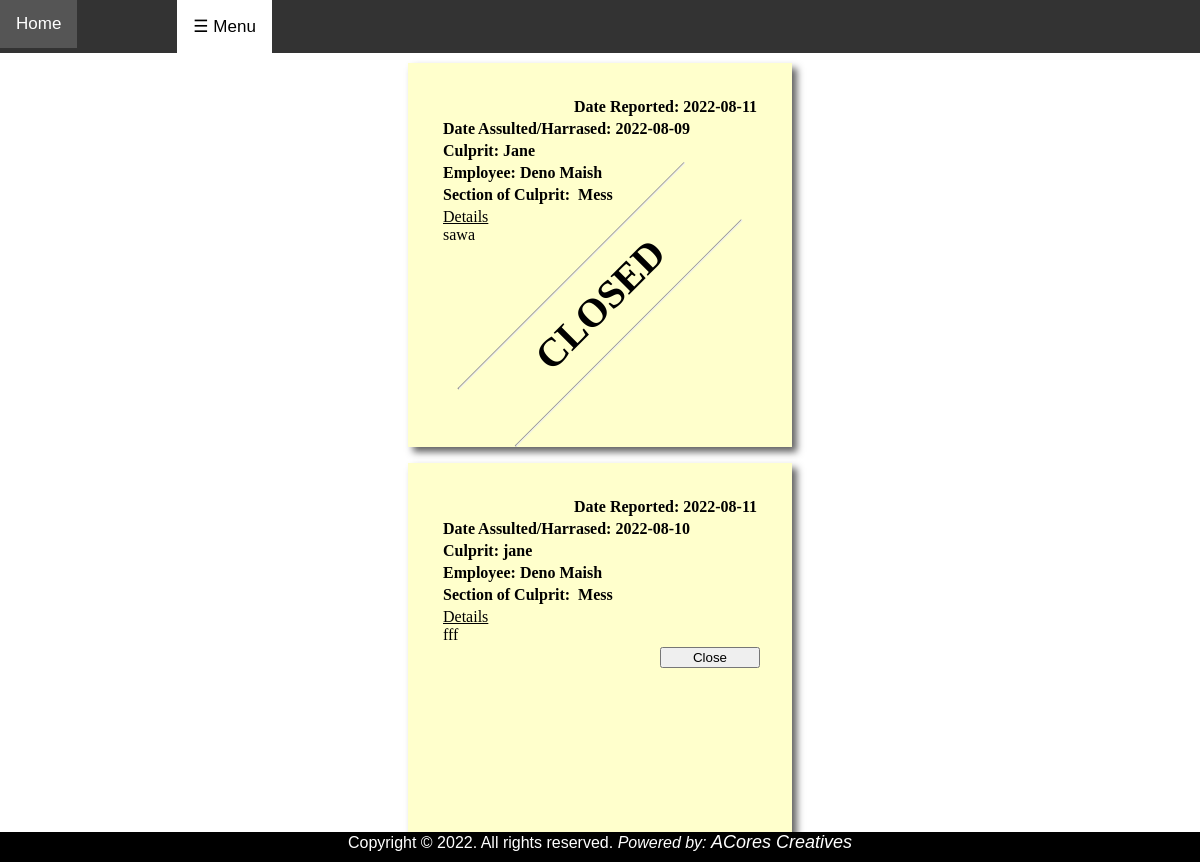
The app's page /admin/complains.php, older data.
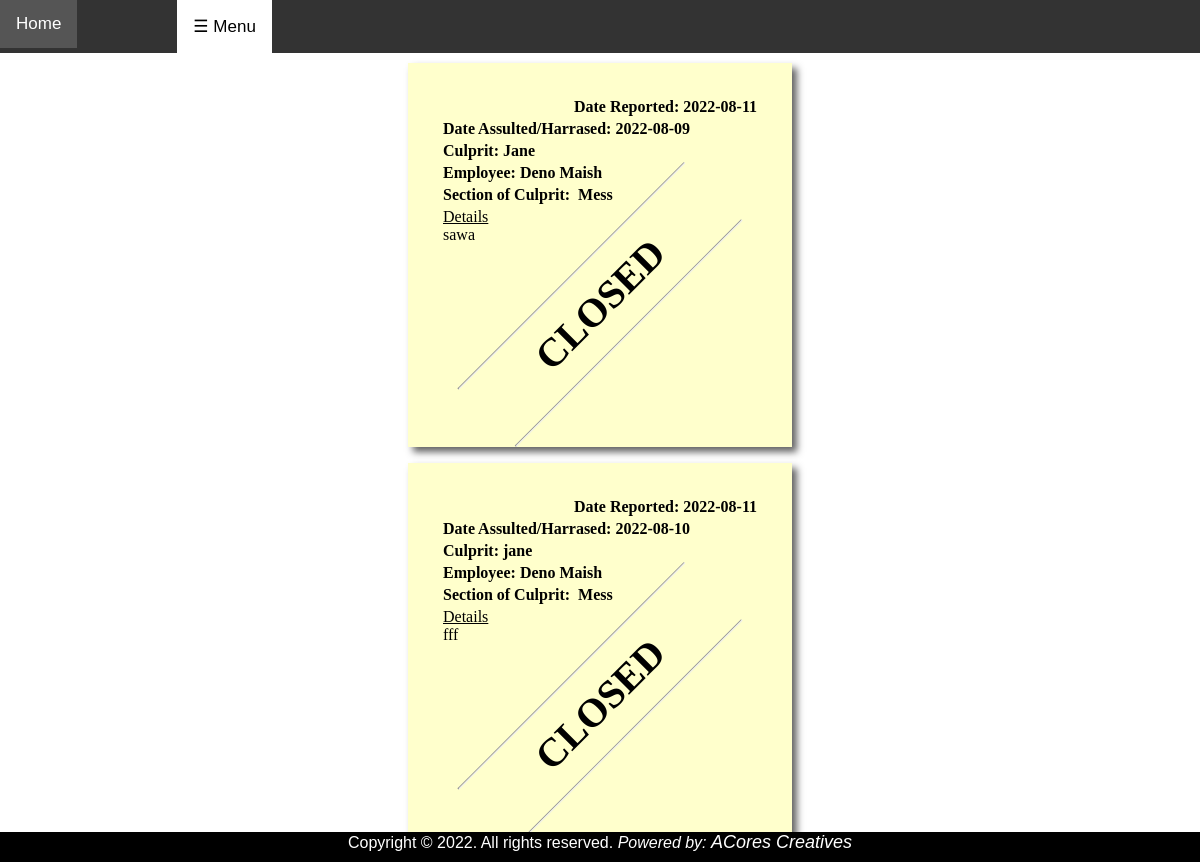
The same page, newer data.
### tables this page shows
CREATE TABLE `complains` (
  `Id` int(10) unsigned NOT NULL AUTO_INCREMENT,
  `Date` date DEFAULT NULL,
  `Culprit` varchar(45) DEFAULT NULL,
  `Section` varchar(45) DEFAULT NULL,
  `Explanation` varchar(45) DEFAULT NULL,
  `RDate` date DEFAULT NULL,
  `Employee` varchar(45) DEFAULT NULL,
  `Status` varchar(45) DEFAULT 'Pending',
  PRIMARY KEY (`Id`)
);

### admin/complains.php (the view, shortened to what this page needs)
<?php include 'header.php'; ?>
<head>
</head>
<body>
	<?php
					$letrs = mysqli_query($conn,"SELECT Id,RDate,Date,Culprit,Status,(SELECT Name FROM employees WHERE employees.EmpNo=complains.Employee)Employee,
					(SELECT Name FROM sections WHERE sections.Code=complains.Section)Section,Explanation FROM complains ORDER BY RDate DESC");
					while($row=mysqli_fetch_assoc($letrs)){
						?>
						<form method="post">
							<div class="leta" style="margin:10px auto;" >
								<table width="100%" id="printTable">
									<tr>
										<th align="right">Date Reported:&nbsp;<?php echo $row['RDate']; ?><br></th>
									</tr>
									<tr>
										<th align="left">Date Assulted/Harrased:&nbsp;<?php echo $row['Date']; ?></th>
									</tr>
									<tr>
										<th align="left">Culprit:&nbsp;<?php echo $row['Culprit']; ?></th>
									</tr>
									<tr>
										<th align="left">Employee:&nbsp;<?php echo $row['Employee']; ?></th>
									</tr>
									<tr>
										<th align="left">Section of Culprit:&nbsp;&nbsp;<?php echo $row['Section'];?></th>
									</tr>
									<tr>
										<td><u>Details</u><br><?php echo $row['Explanation']; ?></td>
									</tr>
								</table>
								<input type="submit" name="s2" <?php if($row['Status'] =='Closed'){?>style="display:none"<?php } ?> value="Close" style="float:right; width:100px;">
								<div class="lab" <?php if($row['Status'] =='Pending'){?>style="display:none"<?php } ?>>
									<hr>
									<div style="display:flex;justify-content:center; font-size:40px;font-weight:bold;">
										CLOSED
									</div>
									<hr>
								</div>
							</div>
						</form>
						<?php
					}
				?>
</body>
<?php include '../footer.php'; ?>

### admin/header.php (shortened to what this page needs)
<head>
<link rel="stylesheet" href="https://cdnjs.cloudflare.com/ajax/libs/font-awesome/4.7.0/css/font-awesome.min.css">
</head>
<body>
<div class="topnav" id="myTopnav">
  <a href="admin" class="active">Home</a>
	  <a id="x" class="openbtn" onclick="openNav()">☰ Menu</a>
</div>
</body>
</html>

### footer.php (shortened to what this page needs)
<div class="footer">
  <div id="newp"><font color="#FFFFFF"> Copyright &copy;  <?php echo date('Y'); ?>. All rights reserved.
<i>Powered by: <a href="#" target="_blank" style="text-decoration:none;"><font size="+1" color="#FFFFFF">ACores Creatives</font></a></i>
</div>
</div>

### admin/header.php (style rules this page uses)
body { margin:0;font-family:Arial }
.topnav { overflow: hidden; background-color: #333; }
.topnav a { float: left; display: block; color: #f2f2f2; text-align: center; padding: 14px 16px; text-decoration: none; font-size: 17px; }
.active { background-color: #04AA6D; color: white; }
.openbtn { font-size: 20px; cursor: pointer; background-color: white; color: black; padding: 5px 15px; border: none; margin-left:100; top:0; }
#x { transition: margin-left .5s; padding: 16px; color:black; }

### admin/complains.php (style rules this page uses)
.leta { width:80%; display: flex; flex-wrap: wrap; justify-content: center; font-family: 'Reenie Beanie'; font-size: 2rem; background:#ffc; display:block; height:10em; width:10em; padding:1em; box-shadow: 5px 5px 7px rgba(33,33,33,.7); }
.lab { transform:rotate(-45deg); }

### footer.php (style rules this page uses)
.footer { position: fixed; left: 0; bottom: 1px; width: 100%; height:30px; background-color:#000000; color: white; text-align: center; }

Row changes from the older to the newer data that the page shows:
changed complains "jane": s2 "Close" → (not shown); now shows "CLOSED"
